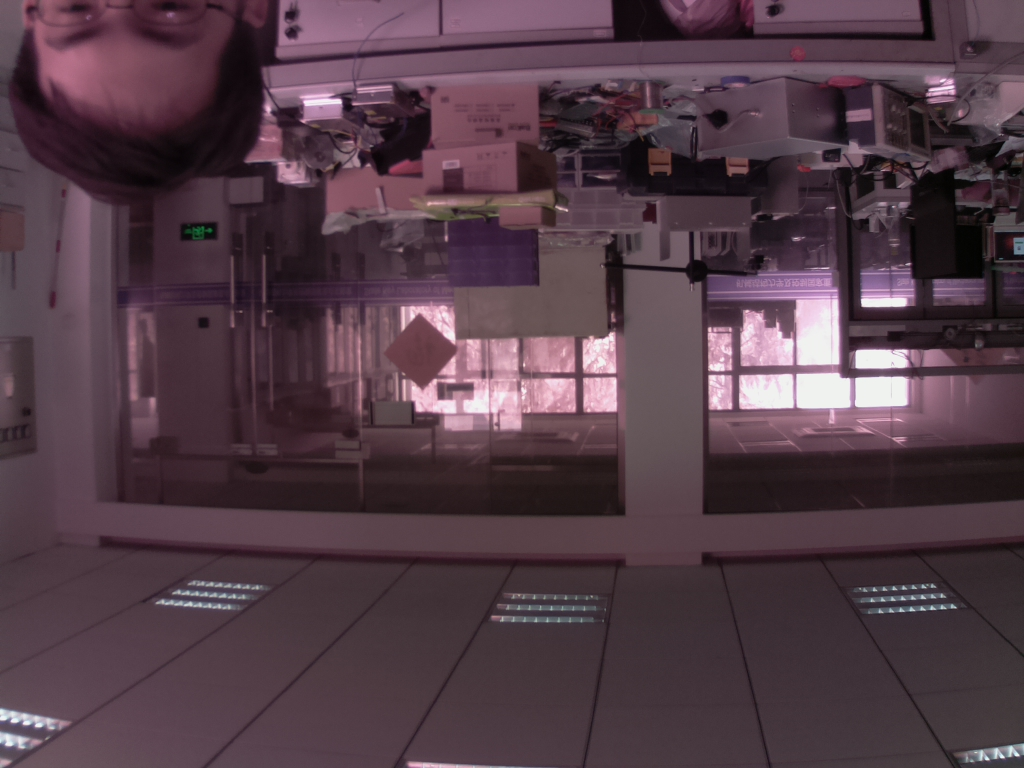
#> input picture foo2.jpg, 1024 x 768 px
$ python Gti.py
#> lines starting #> are read from the running program, lines starting #| are printed output that depends on the picture
'''
from opencv.org tutorials
https://docs.opencv.org/4.5.2/da/d6e/tutorial_py_geometric_transformations.html

Geometric transformations of images

'''

import numpy as np
import cv2 as cv

# Scaling

img = cv.imread('../foo2.jpg')
#> img is the input picture: shape (768, 1024, 3); mean B, G, R 71.2, 61, 82.7
res1 = cv.resize(img, None, fx=2, fy=2, interpolation = cv.INTER_CUBIC)

height, width = img.shape[:2]
#> height = 768; width = 1024
res2 = cv.resize(img, (2*width, 2*height), interpolation = cv.INTER_CUBIC)


# cv.imshow('img1', res1)
# cv.imshow('img2', res2)
cv.imwrite('img1.jpg', res1)
cv.imwrite('img2.jpg', res2)
print(res1.shape)
#| (1536, 2048, 3)


# cv.waitKey(0)
# cv.destroyAllWindows()


# Translation

rows, cols, _ = img.shape
#> rows = 768; cols = 1024
M = np.float32([[1,0,100],[0,1,50]])
dst = cv.warpAffine(img, M, (cols, rows))
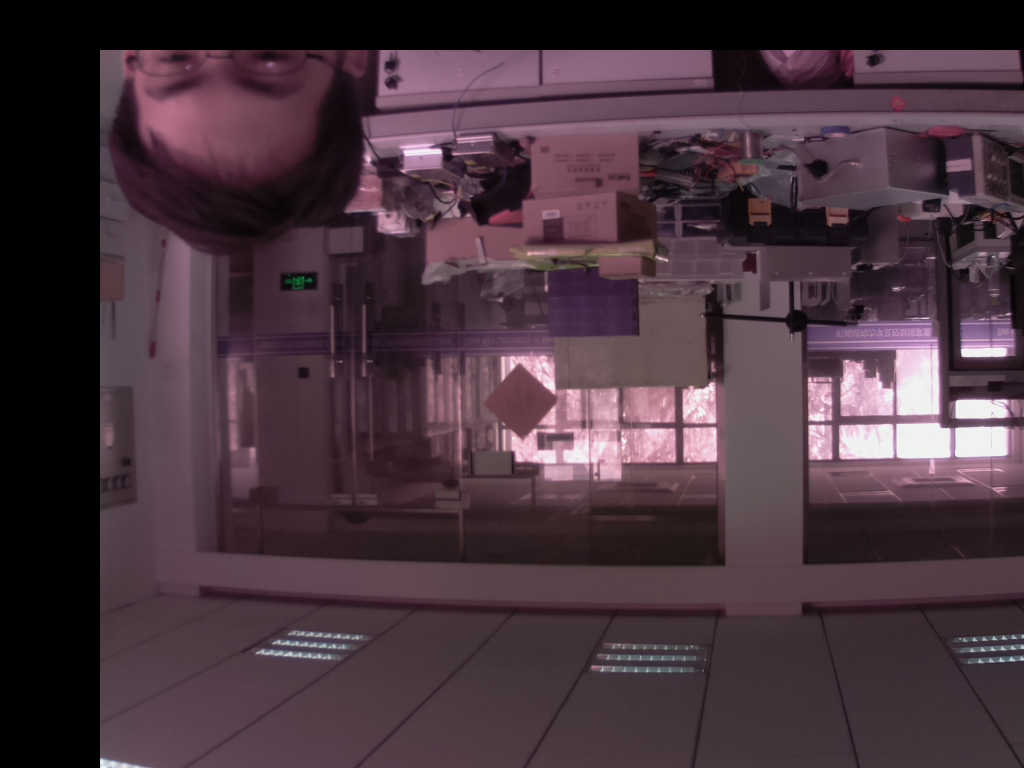
#> dst: shape (768, 1024, 3); mean B, G, R 61.3, 52.3, 71.5

cv.imshow('img', dst)
cv.waitKey(0)
cv.destroyAllWindows()

# Rotation

# cols-1 and rows-1 are the coordinate limits.
M = cv.getRotationMatrix2D(((cols-1)/2.0, (rows-1)/2.0), 90, 1)
dst1 = cv.warpAffine(img, M, (cols, rows))
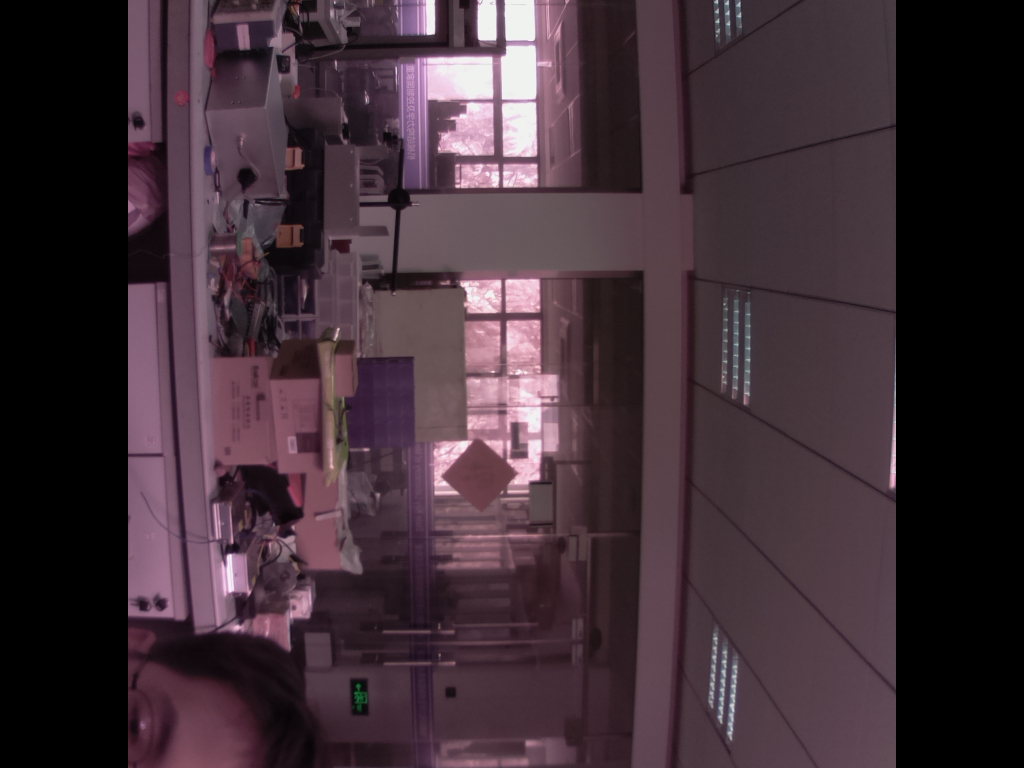
#> dst1: shape (768, 1024, 3); mean B, G, R 54.2, 46.5, 63.3

cv.imshow('img1', dst1)
cv.waitKey(0)
cv.destroyAllWindows()

# Affine Transformation
import matplotlib.pyplot as plt

pts1 = np.float32([[50,50],[200,50],[50,200]])
pts2 = np.float32([[10,100],[200,50],[100,250]])

M = cv.getAffineTransform(pts1, pts2)
dst2 = cv.warpAffine(img, M, (cols, rows))
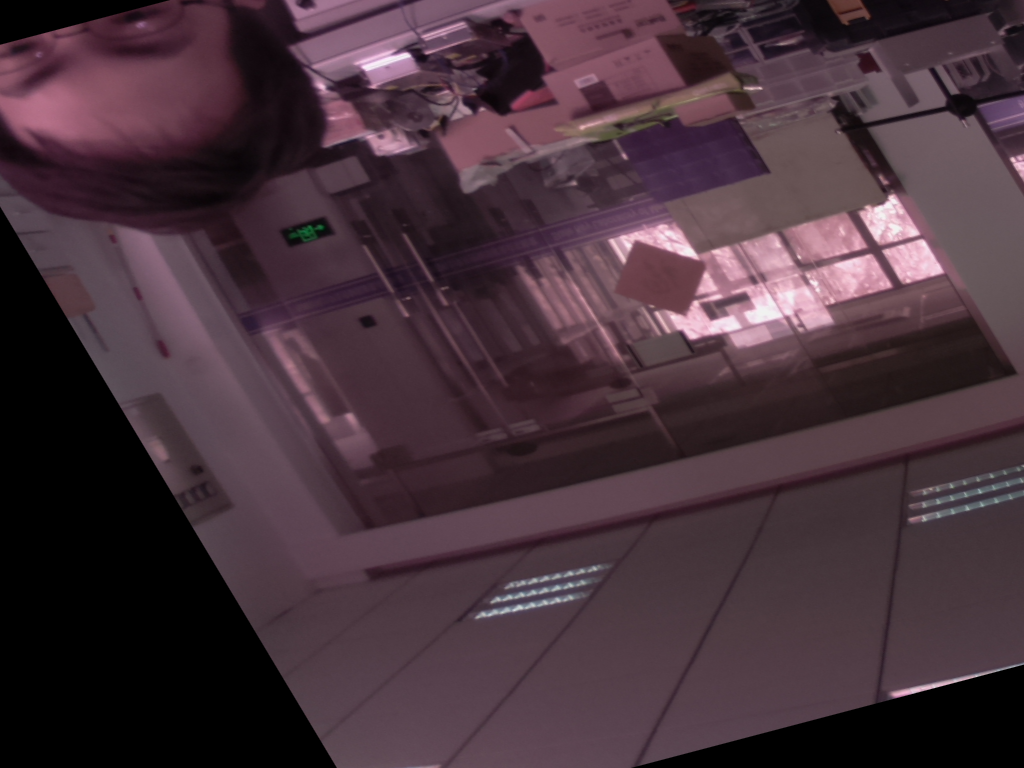
#> dst2: shape (768, 1024, 3); mean B, G, R 58.9, 50.4, 70.3

plt.subplot(121),plt.imshow(img),plt.title('Input')
plt.subplot(122),plt.imshow(dst2),plt.title('Output')


# Perspective Transformation
pts1 = np.float32([[56,65],[368,52],[28,387],[389,390]])
pts2 = np.float32([[0,0],[300,0],[0,300],[300,300]])

M = cv.getPerspectiveTransform(pts1,pts2)
dst = cv.warpPerspective(img, M, (300,300))
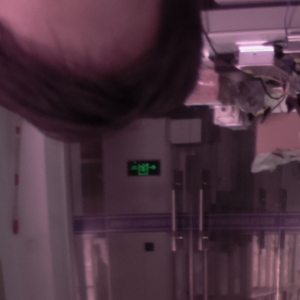
#> dst: shape (300, 300, 3); mean B, G, R 64, 51.6, 76.7

plt.figure()
plt.subplot(121),plt.imshow(img),plt.title('Input')
plt.subplot(122),plt.imshow(dst),plt.title('Output')


plt.show()
#> figure, not shown here; B, G, R data is drawn as R, G, B
#> figure, not shown here; B, G, R data is drawn as R, G, B

$ run again, with foo1.jpg copied over foo2.jpg
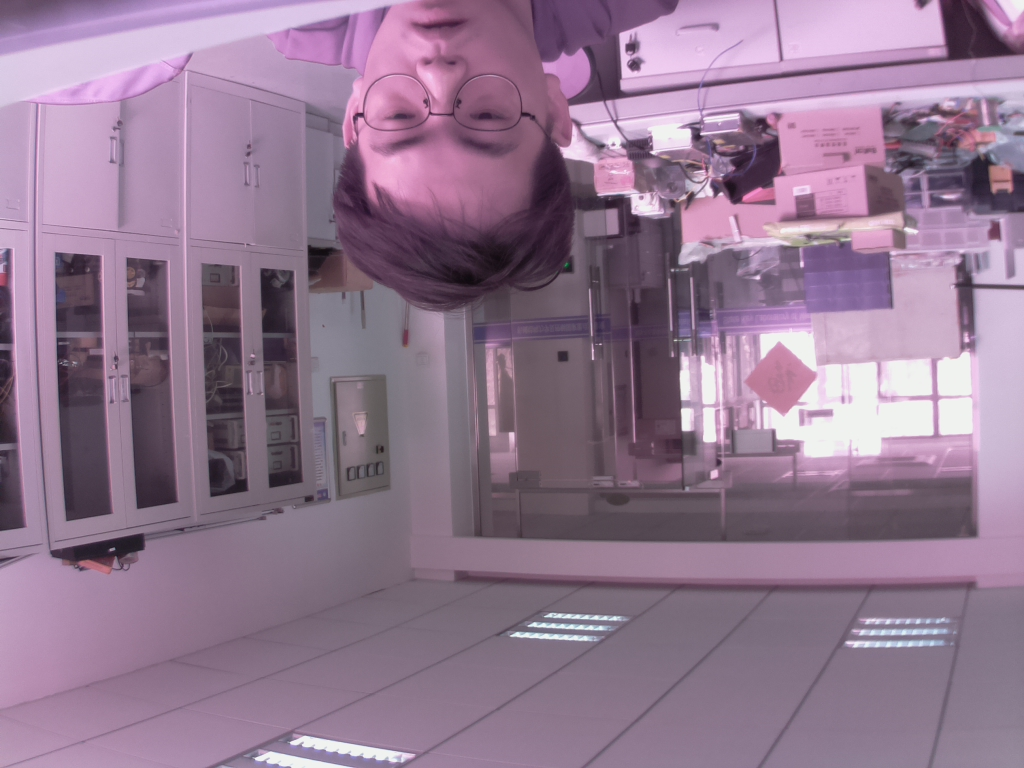
#> input picture foo1.jpg, 1024 x 768 px
#> img is the input picture: shape (768, 1024, 3); mean B, G, R 144.4, 120.6, 146
#| (1536, 2048, 3)
#> `dst2 = cv.warpAffine(img, M, (cols, rows))`:
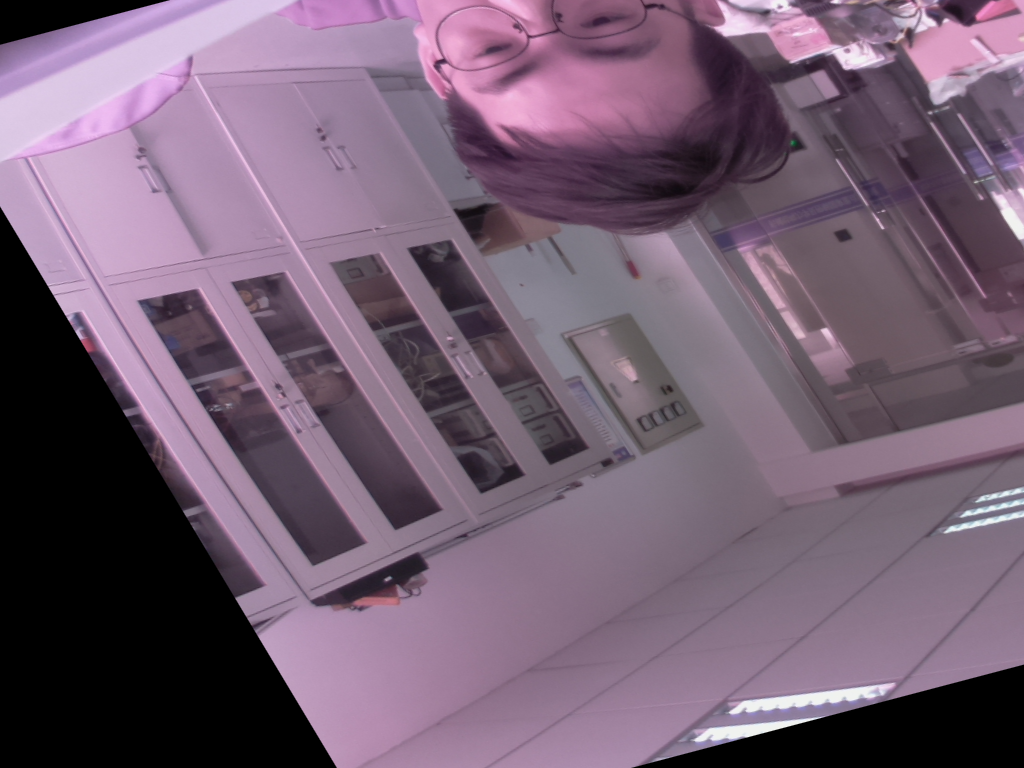
#> dst2: shape (768, 1024, 3); mean B, G, R 113.3, 94.4, 115
#> `dst = cv.warpPerspective(img, M, (300,300))`:
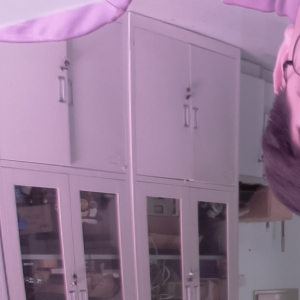
#> dst: shape (300, 300, 3); mean B, G, R 150.9, 123.9, 150.8

$ run again, with bilateral.jpg copied over foo2.jpg
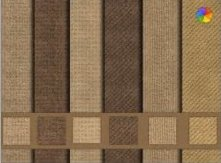
#> input picture bilateral.jpg, 221 x 163 px
#> img is the input picture: shape (163, 221, 3); mean B, G, R 79.6, 108.7, 134.3
#| (326, 442, 3)
#> `dst2 = cv.warpAffine(img, M, (cols, rows))`:
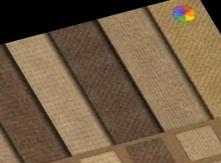
#> dst2: shape (163, 221, 3); mean B, G, R 68, 93, 115
#> `dst = cv.warpPerspective(img, M, (300,300))`:
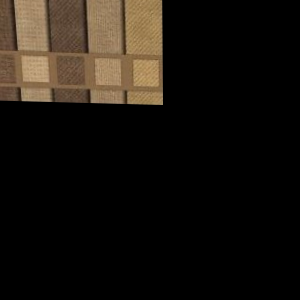
#> dst: shape (300, 300, 3); mean B, G, R 14.7, 20.3, 25.3
